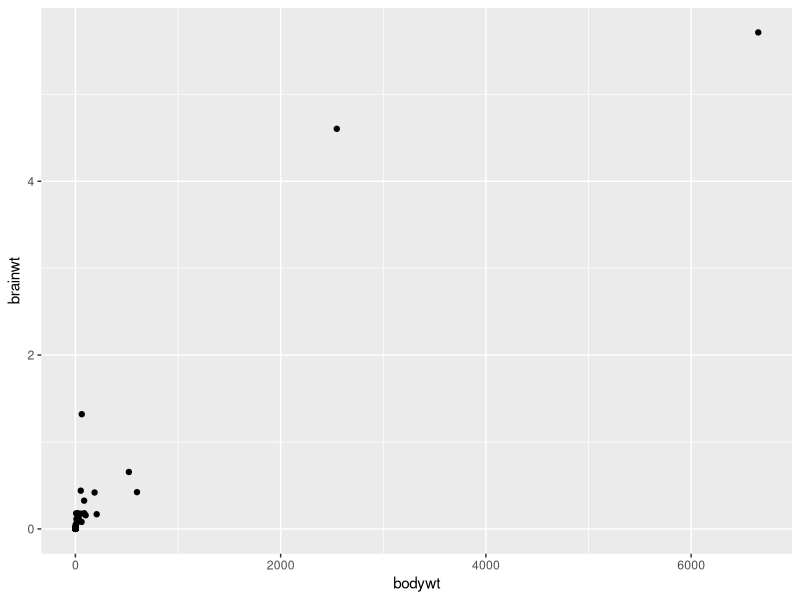
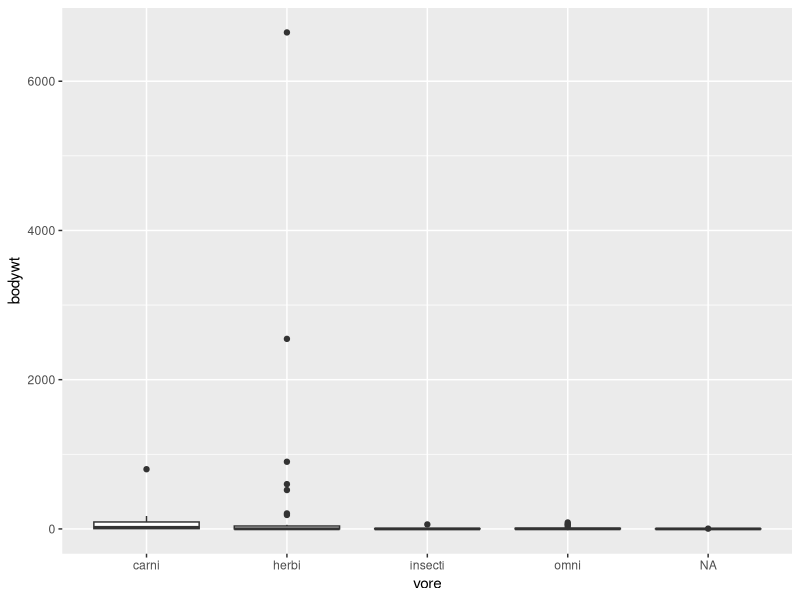
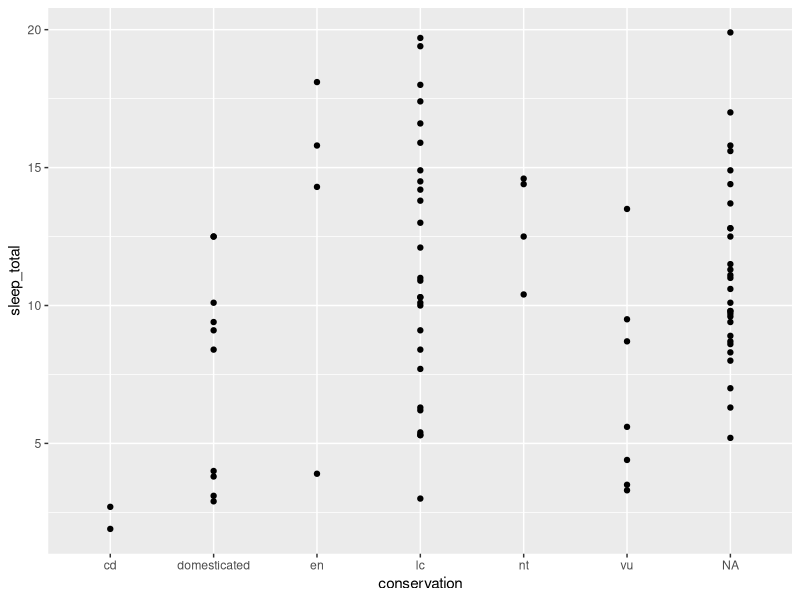

Source code (R) for these figures, in order: (Note: this script raises an error after producing the figures.)
## ---- chunk 1
library(tidyverse)
msleep
## ---- chunk 2
ggplot(msleep) + geom_point(aes(x = bodywt, y = brainwt))
## ---- chunk 3
ggplot(msleep) + geom_boxplot(aes(x = vore, y = bodywt))
## ---- chunk 4
ggplot(msleep) + geom_point(aes(x = conservation, y = sleep_total))
## ---- chunk 5
knitr::include_graphics("figures/q4-template.png")
